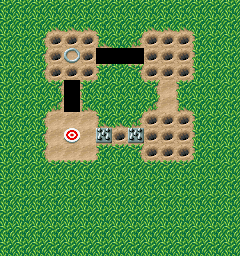

This is a level from a 2D game, rendered from its Tiled map with the project's own tilesets. A one-line summary and the map file follow, with tile-layer data summarised:
An orthogonal 15x16 tile map with 16x16 px tiles, 3 tile layers (Grass, Wall, Ground), 2 tilesets and 36 objects (27x Carrot, 3x Convertor_Right, 2x Convertor_Down, 2x Trap, player-start, ...).

<map version="1.10" tiledversion="1.10.1" orientation="orthogonal" renderorder="right-down" width="15" height="16" tilewidth="16" tileheight="16" infinite="0" nextlayerid="91" nextobjectid="346">
 <properties>
  <property name="excalibur" type="bool" value="true" />
 </properties>
 <tileset firstgid="1" name="tileset" tilewidth="16" tileheight="16" tilecount="48" columns="8">
  <image source="1level.png" width="128" height="96" />
 </tileset>
 <tileset firstgid="49" name="tile_finish" tilewidth="16" tileheight="16" tilecount="4" columns="4">
  <image source="tile_finish.png" width="64" height="16" />
  <tile id="0">
   <animation>
    <frame tileid="0" duration="90" />
    <frame tileid="1" duration="90" />
    <frame tileid="2" duration="90" />
    <frame tileid="3" duration="90" />
   </animation>
  </tile>
 </tileset>
 <layer id="83" name="Grass" width="15" height="16">
  <data>[240 cells, 153 non-empty, 1 distinct tile ids]</data>
 </layer>
 <layer id="87" name="Wall" width="15" height="16">
  <data>[240 cells, 42 non-empty, 8 distinct tile ids]</data>
 </layer>
 <layer id="84" name="Ground" width="15" height="16" locked="1">
  <data>[240 cells, 41 non-empty, 5 distinct tile ids]</data>
 </layer>
 <objectgroup id="85" name="Convertor" locked="1">
  <properties>
   <property name="excalibur" type="bool" value="true" />
  </properties>
  <object id="305" name="Convertor_Right" type="Convertor_Right" gid="42" x="96" y="64" width="16" height="16">
   <properties>
    <property name="CollisionType" value="Passive" />
   </properties>
  </object>
  <object id="306" name="Convertor_Right" type="Convertor_Right" gid="42" x="112" y="64" width="16" height="16">
   <properties>
    <property name="CollisionType" value="Passive" />
   </properties>
  </object>
  <object id="307" name="Convertor_Right" type="Convertor_Right" gid="42" x="128" y="64" width="16" height="16">
   <properties>
    <property name="CollisionType" value="Passive" />
   </properties>
  </object>
  <object id="308" name="Convertor_Down" type="Convertor_Down" gid="44" x="64" y="96" width="16" height="16">
   <properties>
    <property name="CollisionType" value="Passive" />
   </properties>
  </object>
  <object id="309" name="Convertor_Down" type="Convertor_Down" gid="44" x="64" y="112" width="16" height="16">
   <properties>
    <property name="CollisionType" value="Passive" />
   </properties>
  </object>
 </objectgroup>
 <objectgroup id="86" name="Carrots" locked="1">
  <properties>
   <property name="excalibur" type="bool" value="true" />
  </properties>
  <object id="310" name="Carrot" type="Carrot" gid="20" x="48" y="48" width="16" height="16">
   <properties>
    <property name="CollisionType" value="Passive" />
   </properties>
  </object>
  <object id="311" name="Carrot" type="Carrot" gid="20" x="64" y="48" width="16" height="16">
   <properties>
    <property name="CollisionType" value="Passive" />
   </properties>
  </object>
  <object id="312" name="Carrot" type="Carrot" gid="20" x="64" y="80" width="16" height="16">
   <properties>
    <property name="CollisionType" value="Passive" />
   </properties>
  </object>
  <object id="313" name="Carrot" type="Carrot" gid="20" x="48" y="64" width="16" height="16">
   <properties>
    <property name="CollisionType" value="Passive" />
   </properties>
  </object>
  <object id="314" name="Carrot" type="Carrot" gid="20" x="80" y="48" width="16" height="16">
   <properties>
    <property name="CollisionType" value="Passive" />
   </properties>
  </object>
  <object id="315" name="Carrot" type="Carrot" gid="20" x="80" y="80" width="16" height="16">
   <properties>
    <property name="CollisionType" value="Passive" />
   </properties>
  </object>
  <object id="316" name="Carrot" type="Carrot" gid="20" x="80" y="64" width="16" height="16">
   <properties>
    <property name="CollisionType" value="Passive" />
   </properties>
  </object>
  <object id="317" name="Carrot" type="Carrot" gid="20" x="48" y="80" width="16" height="16">
   <properties>
    <property name="CollisionType" value="Passive" />
   </properties>
  </object>
  <object id="318" name="Carrot" type="Carrot" gid="20" x="144" y="48" width="16" height="16">
   <properties>
    <property name="CollisionType" value="Passive" />
   </properties>
  </object>
  <object id="319" name="Carrot" type="Carrot" gid="20" x="144" y="80" width="16" height="16">
   <properties>
    <property name="CollisionType" value="Passive" />
   </properties>
  </object>
  <object id="320" name="Carrot" type="Carrot" gid="20" x="160" y="48" width="16" height="16">
   <properties>
    <property name="CollisionType" value="Passive" />
   </properties>
  </object>
  <object id="321" name="Carrot" type="Carrot" gid="20" x="176" y="80" width="16" height="16">
   <properties>
    <property name="CollisionType" value="Passive" />
   </properties>
  </object>
  <object id="322" name="Carrot" type="Carrot" gid="20" x="144" y="64" width="16" height="16">
   <properties>
    <property name="CollisionType" value="Passive" />
   </properties>
  </object>
  <object id="323" name="Carrot" type="Carrot" gid="20" x="160" y="80" width="16" height="16">
   <properties>
    <property name="CollisionType" value="Passive" />
   </properties>
  </object>
  <object id="325" name="Carrot" type="Carrot" gid="20" x="176" y="64" width="16" height="16">
   <properties>
    <property name="CollisionType" value="Passive" />
   </properties>
  </object>
  <object id="326" name="Carrot" type="Carrot" gid="20" x="176.25" y="47" width="16" height="16">
   <properties>
    <property name="CollisionType" value="Passive" />
   </properties>
  </object>
  <object id="327" name="Carrot" type="Carrot" gid="20" x="144" y="128" width="16" height="16">
   <properties>
    <property name="CollisionType" value="Passive" />
   </properties>
  </object>
  <object id="328" name="Carrot" type="Carrot" gid="20" x="160" y="144" width="16" height="16">
   <properties>
    <property name="CollisionType" value="Passive" />
   </properties>
  </object>
  <object id="329" name="Carrot" type="Carrot" gid="20" x="160" y="128" width="16" height="16">
   <properties>
    <property name="CollisionType" value="Passive" />
   </properties>
  </object>
  <object id="330" name="Carrot" type="Carrot" gid="20" x="176" y="160" width="16" height="16">
   <properties>
    <property name="CollisionType" value="Passive" />
   </properties>
  </object>
  <object id="331" name="Carrot" type="Carrot" gid="20" x="160" y="160" width="16" height="16">
   <properties>
    <property name="CollisionType" value="Passive" />
   </properties>
  </object>
  <object id="332" name="Carrot" type="Carrot" gid="20" x="144" y="144" width="16" height="16">
   <properties>
    <property name="CollisionType" value="Passive" />
   </properties>
  </object>
  <object id="333" name="Carrot" type="Carrot" gid="20" x="176" y="144" width="16" height="16">
   <properties>
    <property name="CollisionType" value="Passive" />
   </properties>
  </object>
  <object id="334" name="Carrot" type="Carrot" gid="20" x="176" y="128" width="16" height="16">
   <properties>
    <property name="CollisionType" value="Passive" />
   </properties>
  </object>
  </objectgroup>
 <objectgroup id="88" name="Camera">
  <properties>
   <property name="excalibur" type="bool" value="true" />
  </properties>
  <!-- 1 objects omitted --></objectgroup>
 <objectgroup id="89" name="Traps" locked="1">
  <properties>
   <property name="excalibur" type="bool" value="true" />
  </properties>
  <!-- 2 objects omitted --></objectgroup>
 <objectgroup id="90" name="Finish">
  <properties>
   <property name="excalibur" type="bool" value="true" />
  </properties>
  <!-- 1 objects omitted --></objectgroup>
</map>
<!-- 7 of 36 objects omitted -->
